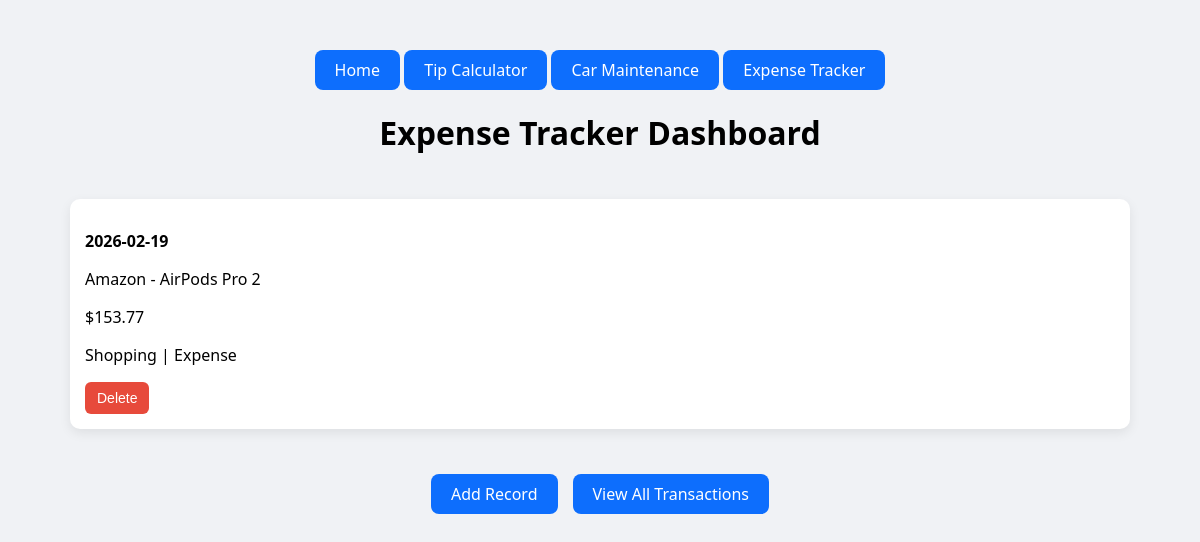
Page /expense_tracker/ on the earlier database version.
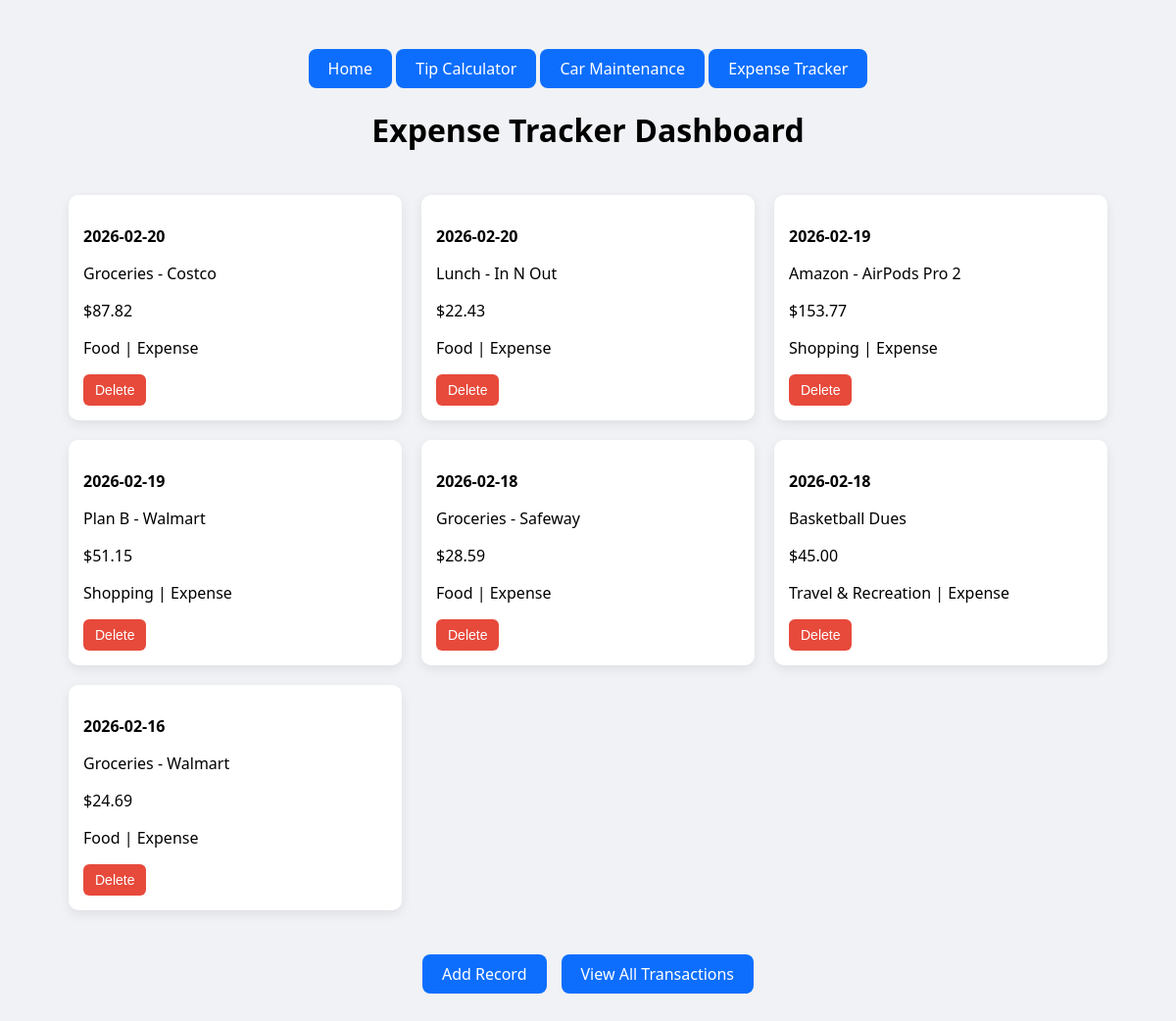
Same page on the later database version.
### app/expense_tracker/models.py (models this page shows, shortened)
class Transaction(db.Model):
    id = db.Column(db.Integer, primary_key=True)
    date = db.Column(db.Date, nullable=False)
    description = db.Column(db.String(2000), nullable=False)
    amount = db.Column(db.Numeric(10,2), nullable=False)
    category_id = db.Column(db.Integer, db.ForeignKey("categories.id"), nullable=False)
    type = db.Column(db.String(2000), nullable=False)
    created_at = db.Column(db.DateTime(timezone=True), default=lambda: datetime.now(timezone.utc))

class Category(db.Model):
    __tablename__ = "categories"
    id = db.Column(db.Integer, primary_key=True)
    name = db.Column(db.String(200), unique=True, nullable=False)
    active = db.Column(db.Boolean, default=True)
    transactions = db.relationship("Transaction", backref="category_obj", lazy=True)

### app/expense_tracker/routes.py (the view)
@expense_tracker.route("/")
def dashboard():
    transactions = Transaction.query.order_by(Transaction.date.desc()).all()
    categories = Category.query.filter_by(active=True).order_by(Category.name).all()
    return render_template(
        "dashboard.html",
        transactions=transactions,
        categories=categories
    )

### app/expense_tracker/templates/dashboard.html (shortened to what this page needs)
{% extends "base.html" %}
{% block content %}
<h1>Expense Tracker Dashboard</h1>
<div class="records-container" id="transactions">
    {% for tx in transactions %}
    <div class="record-card" id="tx-{{ tx.id }}">
        <p><strong>{{ tx.date }}</strong></p>
        <p>{{ tx.description }}</p>
        <p>${{ tx.amount }}</p>
        <p>{{ tx.category_obj.name }} | {{ tx.type }}</p>
        <button class="delete-btn" data-id="{{ tx.id }}">Delete</button>
    </div>
    {% endfor %}
</div>
<div class="center-nav">
    <button class="btn nav-link" id="show-add-form">Add Record</button>
    <a href="{{ url_for('expense_tracker.view_all') }}" class="btn nav-link">View All Transactions</a>
</div>
{% endblock %}

### app/templates/base.html (shortened to what this page needs)
<html lang="en">
<head>
    <link rel="stylesheet" href="{{ url_for('static', filename='css/style.css') }}">
</head>
<body>
    <nav>
        {% if request.endpoint != 'home_page.index' %}
            <a href="{{ url_for('home_page.index') }}" class="btn">Home</a>
        {% endif %}
        <a href="{{ url_for('tip_calculator.index') }}" class="btn">Tip Calculator</a>
        <a href="{{ url_for('car_maintenance.index') }}" class="btn">Car Maintenance</a>
        <a href="{{ url_for('expense_tracker.dashboard') }}" class="btn">Expense Tracker</a>
    </nav>
    {% block content %}{% endblock %}
</body>
</html>

### app/static/css/style.css (style rules this page uses)
body { font-family: 'Segoe UI', sans-serif; background: #f0f2f5 url("https://www.toptal.com/designers/subtlepatterns/uploads/white-waves.png"); background-size: 600px; text-align: center; margin: 50px; }
a { text-decoration: none; color: inherit; }
.records-container { display: grid; grid-template-columns: repeat(auto-fit, minmax(320px, 1fr)); gap: 20px; padding: 20px; margin-top: 25px; }
.record-card { background: white; padding: 15px; border-radius: 10px; box-shadow: rgba(0, 0, 0, 0.08) 0px 4px 12px; text-align: left; }
.btn { display: inline-block; padding: 12px 20px; background: #0d6efd; color: white; text-decoration: none; border-radius: 8px; border: none; cursor: pointer; font-size: 16px; font-family: inherit; line-height: 1; }
.delete-btn { background: #e74a3b; color: white; border: none; padding: 8px 12px; border-radius: 6px; cursor: pointer; font-size: 14px; }
.center-nav { display: flex; justify-content: center; gap: 15px; margin: 25px 0; }

Differences in the rows shown:
added Transaction: date "2026-02-20", description "Groceries - Costco", amount "87.82", category_obj.name "Food", type "Expense"
added Transaction: date "2026-02-20", description "Lunch - In N Out", amount "22.43", category_obj.name "Food", type "Expense"
added Transaction: date "2026-02-19", description "Plan B - Walmart", amount "51.15", category_obj.name "Shopping", type "Expense"
added Transaction: date "2026-02-18", description "Groceries - Safeway", amount "28.59", category_obj.name "Food", type "Expense"
added Transaction: date "2026-02-18", description "Basketball Dues", amount "45.00", category_obj.name "Travel & Recreation", type "Expense"
added Transaction: date "2026-02-16", description "Groceries - Walmart", amount "24.69", category_obj.name "Food", type "Expense"
